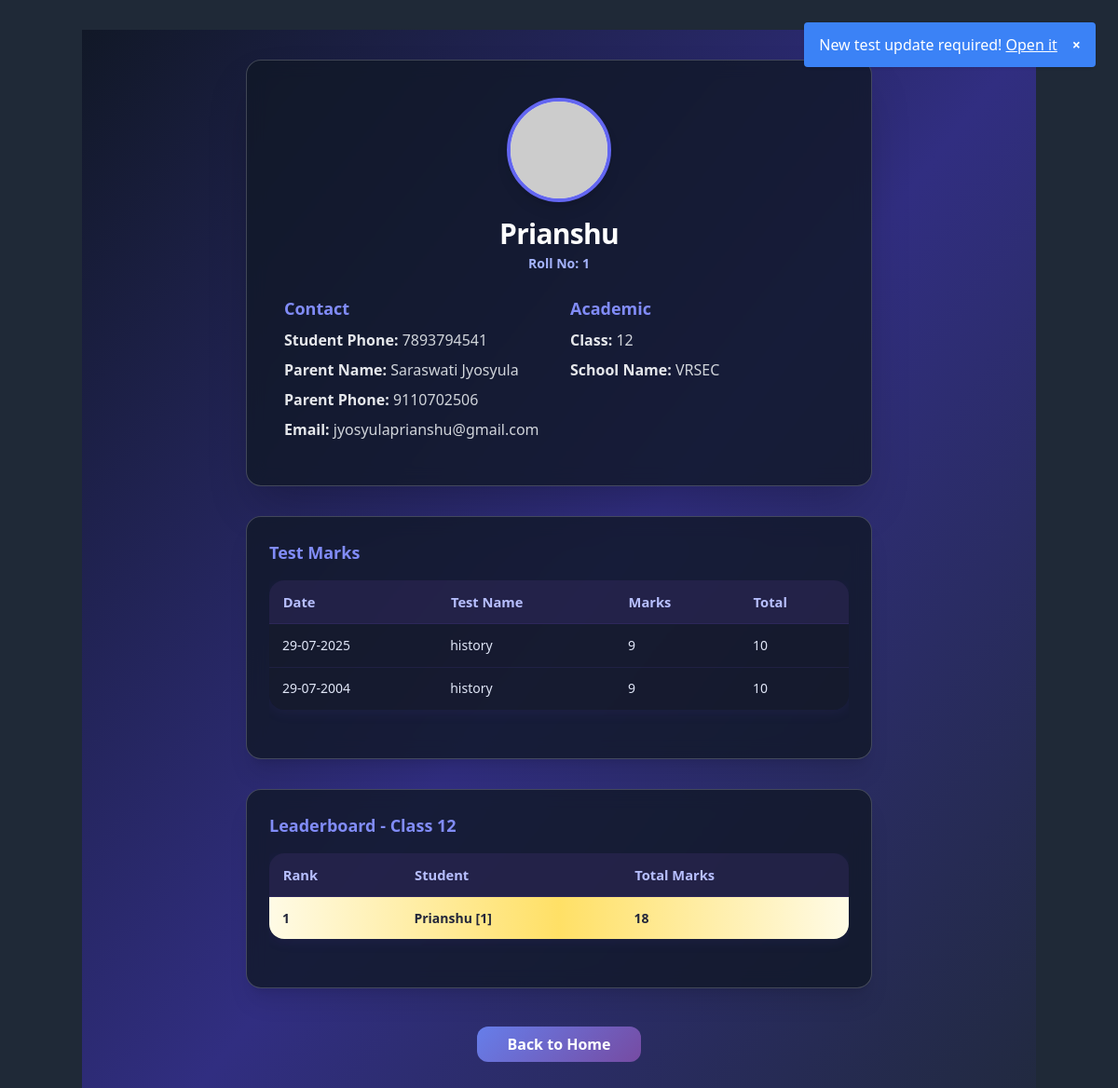
The app's page /student/profile (signed in) with its own data.
### app/models.py (models this page shows)
class Profile(db.Model):
    __tablename__ = 'profiles'
    id = db.Column(db.Integer, primary_key=True)
    user_id = db.Column(db.Integer, db.ForeignKey('users.id'), unique=True)
    full_name = db.Column(db.String(120), nullable=False)
    parent_name = db.Column(db.String(120), nullable=False)
    parent_phone = db.Column(db.String(20), nullable=False)
    student_phone = db.Column(db.String(20), nullable=False)
    student_class = db.Column(db.String(20), nullable=False)
    school_name = db.Column(db.String(120), nullable=False)
    roll_number = db.Column(db.Integer, unique=True)
    last_seen_pdf_id = db.Column(db.Integer, default=0)
    last_seen_test_id = db.Column(db.Integer, default=0)
    last_seen_notification_id = db.Column(db.Integer, default=0)
    profile_pic = db.Column(db.String(256))
    pending_popup = db.Column(db.Text)  # One-time popup message for the student

class User(db.Model, UserMixin):
    __tablename__ = 'users'
    id = db.Column(db.Integer, primary_key=True)
    email = db.Column(db.String(120), unique=True, nullable=False)
    password = db.Column(db.String(128), nullable=False)
    is_admin = db.Column(db.Boolean, default=False)
    created_at = db.Column(db.DateTime, default=datetime.utcnow)
    profile = db.relationship('Profile', backref='user', uselist=False)
    fees = db.relationship('Fee', backref='user', lazy=True)
    payments = db.relationship('Payment', backref='user', lazy=True)

class Mark(db.Model):
    __tablename__ = 'marks'
    id = db.Column(db.Integer, primary_key=True)
    user_id = db.Column(db.Integer, db.ForeignKey('users.id'))
    test_id = db.Column(db.Integer, db.ForeignKey('tests.id'))
    marks_obtained = db.Column(db.Integer)
    updated_at = db.Column(db.DateTime, default=datetime.utcnow)

class Test(db.Model):
    __tablename__ = 'tests'
    id = db.Column(db.Integer, primary_key=True)
    name = db.Column(db.String(120), nullable=False)
    date = db.Column(db.Date, nullable=False)
    description = db.Column(db.Text)
    total_marks = db.Column(db.Integer)
    question_paper = db.Column(db.String(256))
    marks = db.relationship('Mark', backref='test', lazy=True)

### app/routes/student.py (the view)
@student_bp.route('/profile')
@login_required
def profile():
    profile = Profile.query.filter_by(user_id=current_user.id).first()
    marks = Mark.query.filter_by(user_id=current_user.id).join(Test).order_by(Test.date.desc()).all()
    class_profiles = Profile.query.filter_by(student_class=profile.student_class).all()
    leaderboard = []
    for p in class_profiles:
        total = db.session.query(db.func.coalesce(db.func.sum(Mark.marks_obtained), 0)).filter(Mark.user_id == p.user_id).scalar()
        leaderboard.append({'name': p.full_name, 'roll_number': p.roll_number, 'total': total})
    leaderboard = sorted(leaderboard, key=lambda x: x['total'], reverse=True)
    latest_pdf = PDF.query.order_by(PDF.id.desc()).first()
    if latest_pdf and (not profile.last_seen_pdf_id or latest_pdf.id > profile.last_seen_pdf_id):
        flash(f'New PDF sent! <a href="{url_for("student.pdfs")}" class="underline">Open it</a>', 'info')
        profile.last_seen_pdf_id = latest_pdf.id
        db.session.commit()
    latest_test = Test.query.order_by(Test.id.desc()).first()
    if latest_test and (not profile.last_seen_test_id or latest_test.id > profile.last_seen_test_id):
        flash(f'New test update required! <a href="{url_for("student.test_update")}" class="underline">Open it</a>', 'info')
        profile.last_seen_test_id = latest_test.id
        db.session.commit()
    if not profile.last_seen_notification_id:
        profile.last_seen_notification_id = 0
        db.session.commit()
    return render_template('student/profile.html', profile=profile, marks=marks, leaderboard=leaderboard)

### app/__init__.py (called while the page is built)
def create_app():
    app = Flask(__name__)
    app.config.from_object(Config)
    db.init_app(app)
    login_manager.init_app(app)
    csrf.init_app(app)
    migrate.init_app(app, db)
    socketio.init_app(app)
    mail.init_app(app)
    from app.models import User
    @login_manager.user_loader
    def load_user(user_id):
        return User.query.get(int(user_id))
    from app.utils import assign_monthly_dues
    @app.before_request
    def before_any_request():
        assign_monthly_dues()
    from app.routes.student import student_bp
    from app.routes.admin import admin_bp
    from app.routes.main import main_bp
    app.register_blueprint(student_bp, url_prefix="/student")
    app.register_blueprint(admin_bp, url_prefix="/admin")
    app.register_blueprint(main_bp)
    return app

### app/templates/student/profile.html (shortened to what this page needs)
{% extends 'shared/base.html' %}
{% block content %}
<div class="w-full min-h-screen flex flex-col items-center justify-start py-8 px-2 bg-gradient-to-br from-gray-900 via-indigo-900 to-gray-800">
  <div class="w-full max-w-2xl bg-gray-900/80 rounded-2xl shadow-2xl p-6 md:p-10 mb-8 glass-card">
    <div class="flex flex-col items-center gap-4">
      <img src="https://ui-avatars.com/api/?name={{ profile.full_name|urlencode }}&background=0D8ABC&color=fff&size=128" alt="Avatar" class="rounded-full shadow-lg border-4 border-indigo-500 w-28 h-28 bg-gray-200" />
      <div class="text-center">
        <h2 class="text-2xl md:text-3xl font-extrabold text-white tracking-tight">{{ profile.full_name }}</h2>
        <div class="text-indigo-300 font-semibold text-sm mt-1">Roll No: {{ profile.roll_number }}</div>
      </div>
    </div>
    <div class="mt-6 grid grid-cols-1 md:grid-cols-2 gap-6">
      <div>
        <h3 class="text-indigo-400 font-bold text-lg mb-2">Contact</h3>
        <div class="mb-2"><span class="font-semibold text-gray-200">Student Phone:</span> <span class="text-gray-300">{{ profile.student_phone }}</span></div>
        <div class="mb-2"><span class="font-semibold text-gray-200">Parent Name:</span> <span class="text-gray-300">{{ profile.parent_name }}</span></div>
        <div class="mb-2"><span class="font-semibold text-gray-200">Parent Phone:</span> <span class="text-gray-300">{{ profile.parent_phone }}</span></div>
        <div class="mb-2"><span class="font-semibold text-gray-200">Email:</span> <span class="text-gray-300">{{ current_user.email }}</span></div>
      </div>
      <div>
        <h3 class="text-indigo-400 font-bold text-lg mb-2">Academic</h3>
        <div class="mb-2"><span class="font-semibold text-gray-200">Class:</span> <span class="text-gray-300">{{ profile.student_class }}</span></div>
        <div class="mb-2"><span class="font-semibold text-gray-200">School Name:</span> <span class="text-gray-300">{{ profile.school_name }}</span></div>
      </div>
    </div>
  </div>
  <div class="w-full max-w-2xl bg-gray-900/80 rounded-2xl shadow-xl p-6 mb-8 glass-card">
    <h3 class="text-indigo-400 font-bold text-lg mb-4">Test Marks</h3>
    <div class="overflow-x-auto">
      <table class="premium-table min-w-full text-sm rounded-lg">
        <thead>
          <tr>
            <th>Date</th>
            <th>Test Name</th>
            <th>Marks</th>
            <th>Total</th>
          </tr>
        </thead>
        <tbody>
          {% for mark in marks %}
          <tr>
            <td>{{ mark.test.date.strftime('%d-%m-%Y') }}</td>
            <td>{{ mark.test.name }}</td>
            <td>{{ mark.marks_obtained }}</td>
            <td>{{ mark.test.total_marks }}</td>
          </tr>
          {% else %}
          <tr><td colspan="4" class="text-center text-gray-400 py-4">No marks submitted yet.</td></tr>
          {% endfor %}
        </tbody>
      </table>
    </div>
  </div>
  <div class="w-full max-w-2xl bg-gray-900/80 rounded-2xl shadow-xl p-6 mb-8 glass-card">
    <h3 class="text-indigo-400 font-bold text-lg mb-4">Leaderboard - Class {{ profile.student_class }}</h3>
    <div class="overflow-x-auto">
      <table class="premium-table min-w-full text-sm rounded-lg">
        <thead>
          <tr>
            <th>Rank</th>
            <th>Student</th>
            <th>Total Marks</th>
          </tr>
        </thead>
        <tbody>
          {% set student_row = None %}
          {% for entry in leaderboard[:5] %}
          <tr class="{% if loop.index == 1 %}gold{% elif loop.index == 2 %}silver{% elif loop.index == 3 %}bronze{% endif %}{% if entry.roll_number == profile.roll_number %} font-bold text-yellow-200{% endif %}">
            <td>{{ loop.index }}</td>
            <td>{{ entry.name }} [{{ entry.roll_number }}]</td>
            <td>{{ entry.total }}</td>
          </tr>
          {% if entry.roll_number == profile.roll_number %}{% set student_row = loop.index %}{% endif %}
          {% endfor %}
        </tbody>
      </table>
    </div>
  </div>
  <div class="w-full max-w-2xl text-center mt-4 mb-8">
    <a href="{{ url_for('student.home') }}" class="btn-premium px-8 py-2">Back to Home</a>
  </div>
</div>
{% endblock %}

### app/templates/shared/base.html (shortened to what this page needs)
<!DOCTYPE html>
<html lang="en" class="bg-gray-800">
  <head>
    <script src="https://cdn.tailwindcss.com"></script>
    <link rel="stylesheet" href="https://cdnjs.cloudflare.com/ajax/libs/font-awesome/6.4.0/css/all.min.css">
    <link rel="stylesheet" href="https://cdnjs.cloudflare.com/ajax/libs/animate.css/4.1.1/animate.min.css">
  </head>
  <body class="bg-gray-800 min-h-screen text-white flex flex-col">
    <div
      id="toast-container"
      class="fixed top-6 right-6 z-50 flex flex-col gap-2"
    ></div>
    <div class="w-full max-w-5xl mx-auto flex-1 mt-8">
      {% block content %}{% endblock %}
    </div>
  </body>
</html>

### app/templates/shared/base.html (style rules this page uses)
html, body { background-color: #1f2937 !important; min-height: 100vh; }
.glass-card { background: rgba(255, 255, 255, 0.1); backdrop-filter: blur(10px); border: 1px solid rgba(255, 255, 255, 0.2); }
.btn-premium { background: linear-gradient(135deg, #667eea 0%, #764ba2 100%); color: white; font-weight: 600; padding: 12px 24px; border-radius: 12px; transition: all 0.3s ease; border: none; cursor: pointer; }

### app/templates/student/profile.html (style rules this page uses)
.premium-table { width: 100%; border-collapse: separate; border-spacing: 0; background: rgba(24,28,36,0.35); border-radius: 1rem; overflow: hidden; color: #e0e6f7; margin-bottom: 2em; box-shadow: 0 2px 16px 0 rgba(127,90,240,0.08); }
.premium-table th, .premium-table td { padding: 0.9em 1em; text-align: left; border-bottom: 1px solid rgba(127,90,240,0.10); }
.premium-table th { background: rgba(127,90,240,0.13); color: #b7bfff; font-weight: 700; font-size: 1.05em; }
.premium-table tr:last-child td { border-bottom: none; }
.premium-table .gold { background:linear-gradient(90deg,#fffbe6,#ffe066,#fffbe6)!important;color:#23263a!important;font-weight:700; }

### records on screen
Profile: full_name "Prianshu", roll_number "1", student_phone "7893794541", parent_name "Saraswati Jyosyula", parent_phone "9110702506", student_class "12", school_name "VRSEC", name "Prianshu", total "18"
User: email "jyosyulaprianshu@gmail.com"
Mark: test "29-07-2025", test.name "history", marks_obtained "9", test.total_marks "10"
Mark: test "29-07-2004", test.name "history", marks_obtained "9", test.total_marks "10"
